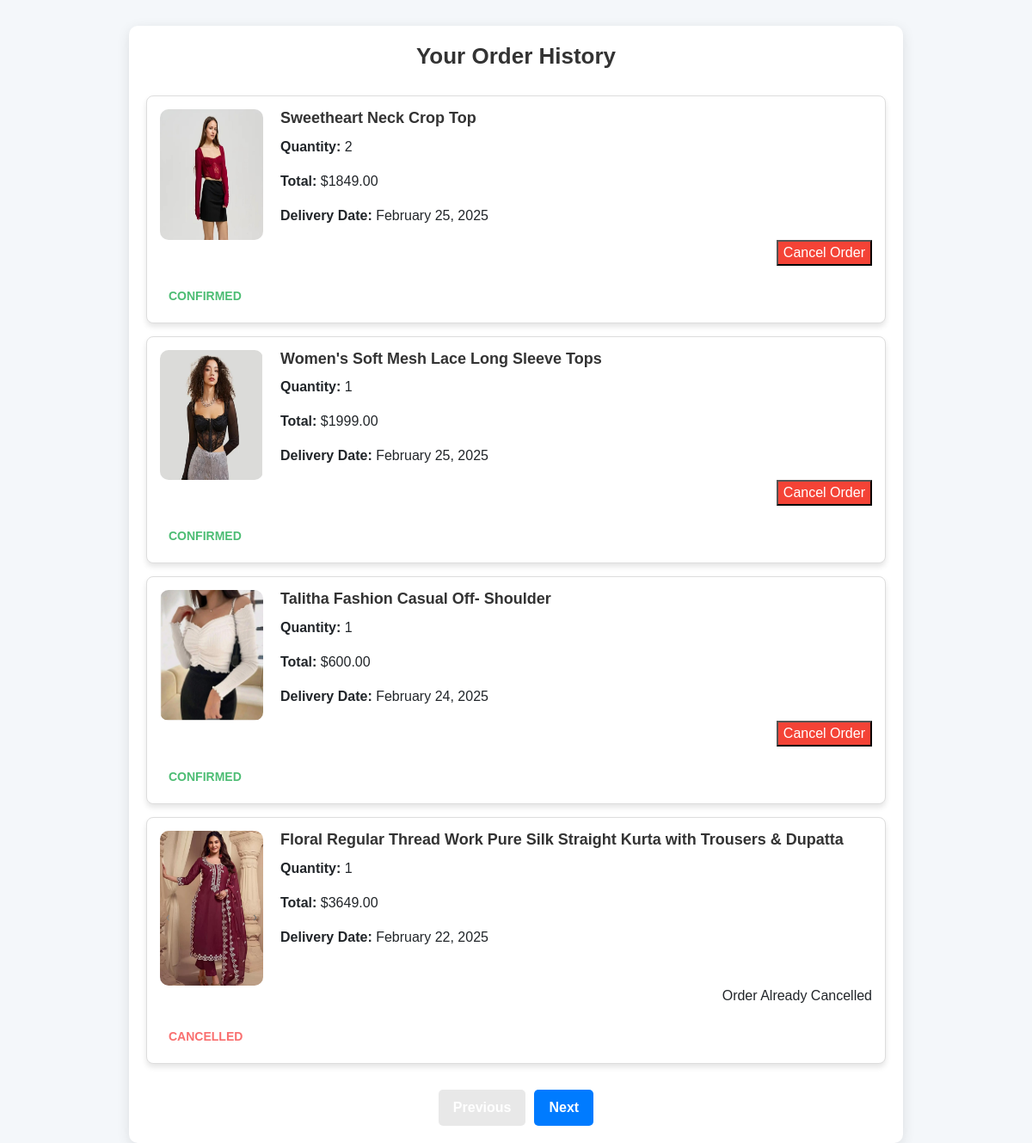
/history/ (signed in), run on the app's committed database.
### app/models.py (models this page shows, shortened)
class Order(models.Model):
    STATUS = [
        ('delivered', 'delivered'),
        ('confirmed', 'confirmed'),
        ('cancelled', 'cancelled'),
        ('pending', 'pending'),
    ]
    PAYMENT_METHODS = [
        ('credit_card', 'credit_card'),
        ('phone_pay', 'phone_pay'),
        ('paytm', 'paytm'),
        ('bank_transfer', 'bank_transfer')
    ]
    user = models.ForeignKey(User, on_delete=models.CASCADE, related_name="orders")
    product = models.ForeignKey(Product, on_delete=models.CASCADE)
    price = models.DecimalField(max_digits=10, decimal_places=2)
    quantity = models.PositiveIntegerField()
    booking_date = models.DateTimeField(auto_now_add=True)
    delivery_date = models.DateField(null=True, blank=True)
    status = models.CharField(max_length=10, choices=STATUS, default='pending')
    shipping_address = models.TextField()
    payment_method = models.CharField(max_length=20, choices=PAYMENT_METHODS, null=True, blank=True)

class Product(models.Model):
    product_name = models.CharField(max_length=80)
    product_price = models.DecimalField(max_digits=10, decimal_places=2, null=True, blank=True)
    product_description = models.TextField(null=True, blank=True)
    color = models.CharField(max_length=50, null=True, blank=True)
    material = models.CharField(max_length=100, null=True, blank=True)
    stock = models.IntegerField(null=True)
    category = models.ForeignKey(Category, on_delete=models.CASCADE)
    subcategory = models.ForeignKey(SubCategory, on_delete=models.CASCADE)
    user = models.ForeignKey(User, on_delete=models.CASCADE, null=True)

class ProductImage(models.Model):
    product = models.ForeignKey(Product, related_name="images", on_delete=models.CASCADE)
    image = models.ImageField(upload_to='product_images/')

### app/views.py (the view)
# urls.py: path('history/', order_history, name="order_history"),
def order_history(request):
    orders = Order.objects.filter(user=request.user).order_by('-booking_date')
    for order in orders:
        order.total_price = order.quantity * order.price
        order.is_delivered = order.delivery_date <= date.today()
    paginator = Paginator(orders, 4)
    page_number = request.GET.get("page")
    page_obj = paginator.get_page(page_number)
    return render(request, 'order_history.html', {'page_obj': page_obj})

### templates/order_history.html (shortened to what this page needs)
  <!DOCTYPE html>
  <html lang="en">
  <head>
      <link rel="stylesheet" href="https://stackpath.bootstrapcdn.com/bootstrap/4.5.2/css/bootstrap.min.css">
  </head>
  <body>
      <div class="container">
          <h2>Your Order History</h2>
          {% if page_obj %}
              <div class="order-card">
                  {% for order in page_obj %}
                      <div class="card">
                          <div class="d-flex">
                              <img src="{{ order.product.images.first.image.url }}" alt="{{ order.product.product_name }}">
                              <div class="card-details">
                                  <h5 class="card-title">{{ order.product.product_name }}</h5>
                                  <p><strong>Quantity:</strong> {{ order.quantity }}</p>
                                  <p><strong>Total:</strong> ${{ order.price|floatformat:2 }}</p>
                                  <p><strong>Delivery Date:</strong> {{ order.delivery_date|date:"F j, Y" }}</p>
                              </div>
                          </div>
                          <div class="order-actions">
                              {% if order.status != 'cancelled' %}
                                  <form action="{% url 'cancel_order' order.id %}" method="POST">
                                      <button type="submit" class="btn-cancel ">Cancel Order</button>
                                  </form>
                              {% else %}
                                  <span>Order Already Cancelled</span>
                              {% endif %}
                          </div>
                          <div class="order-status
                              {% if order.status == 'confirmed' %}status-confirmed
                              {% elif order.status == 'shipped' %}status-shipped
                              {% elif order.status == 'cancelled' %}status-cancelled
                              {% elif order.status == 'delivered' %}status-delivered
                              {% else %}status-pending{% endif %}">
                              {{ order.status|title }}
                          </div>
                      </div>
                  {% endfor %}
              </div>
              <div class="pagination">
                  <button class="btn {% if not page_obj.has_previous %}disabled{% endif %}">
                      {% if page_obj.has_previous %}
                          <a href="?page={{ page_obj.previous_page_number }}" class="text-white">Previous</a>
                      {% else %}
                          Previous
                      {% endif %}
                  </button>
                  <button class="btn {% if not page_obj.has_next %}disabled{% endif %}">
                      {% if page_obj.has_next %}
                          <a href="?page={{ page_obj.next_page_number }}" class="text-white">Next</a>
                      {% else %}
                          Next
                      {% endif %}
                  </button>
              </div>
          {% else %}
              <p class="text">You don't have any orders yet.</p>
          {% endif %}
      </div>
  </body>
  </html>

### templates/order_history.html (style rules this page uses)
body { font-family: 'Arial', sans-serif; background-color: #f4f7fa; padding-top: 30px; }
.container { max-width: 900px; background-color: #ffffff; padding: 20px; border-radius: 10px; box-shadow: 0 4px 15px rgba(0, 0, 0, 0.1); margin: auto; }
h2 { color: #333; text-align: center; margin-bottom: 30px; font-size: 26px; font-weight: 600; }
.order-card { margin-top: 20px; display: flex; flex-direction: column; gap: 15px; }
.card { border: 1px solid #ddd; border-radius: 8px; overflow: hidden; box-shadow: 0 4px 6px rgba(0, 0, 0, 0.1); padding: 15px; display: flex; flex-direction: column; justify-content: space-between; position: relative; transition: transform 0.3s ease; }
.card img { max-width: 120px; height: auto; margin-right: 20px; border-radius: 10px; }
.card-details { flex: 1; }
.card-title { font-size: 18px; font-weight: bold; color: #333; margin-bottom: 10px; }
.order-actions { display: flex; flex-direction: column; justify-content: center; align-items: flex-end; gap: 5px; }
.btn { padding: 8px 16px; border-radius: 5px; font-weight: 600; text-decoration: none; }
.btn-cancel { background-color: #f44336; color: white; }
.order-status { font-size: 14px; font-weight: 600; padding: 5px 10px; border-radius: 5px; text-transform: uppercase; margin-top: 20px; text-align: left; }
.status-confirmed { color: #4dbd74; }
.status-cancelled { color: #f96f6f; }
.pagination { margin-top: 30px; display: flex; justify-content: center; }
.pagination .btn { padding: 8px 16px; margin: 0 5px; background-color: #007bff; color: white; border-radius: 5px; cursor: pointer; }
.pagination .disabled { cursor: not-allowed; background-color: #ddd; }

### data on the page
Order: product.images.first.image (picture), product.product_name "Sweetheart Neck Crop Top", quantity "2", price "1849.00", delivery_date "February 25, 2025", shows "Cancel Order", status "CONFIRMED"
Order: product.images.first.image (picture), product.product_name "Women's Soft Mesh Lace Long Sleeve Tops", quantity "1", price "1999.00", delivery_date "February 25, 2025", shows "Cancel Order", status "CONFIRMED"
Order: product.images.first.image (picture), product.product_name "Talitha Fashion Casual Off- Shoulder", quantity "1", price "600.00", delivery_date "February 24, 2025", shows "Cancel Order", status "CONFIRMED"
Order: product.images.first.image (picture), product.product_name "Floral Regular Thread Work Pure Silk Straight Kurta with Trousers & Dupatta", quantity "1", price "3649.00", delivery_date "February 22, 2025", shows "Order Already Cancelled", status "CANCELLED"
